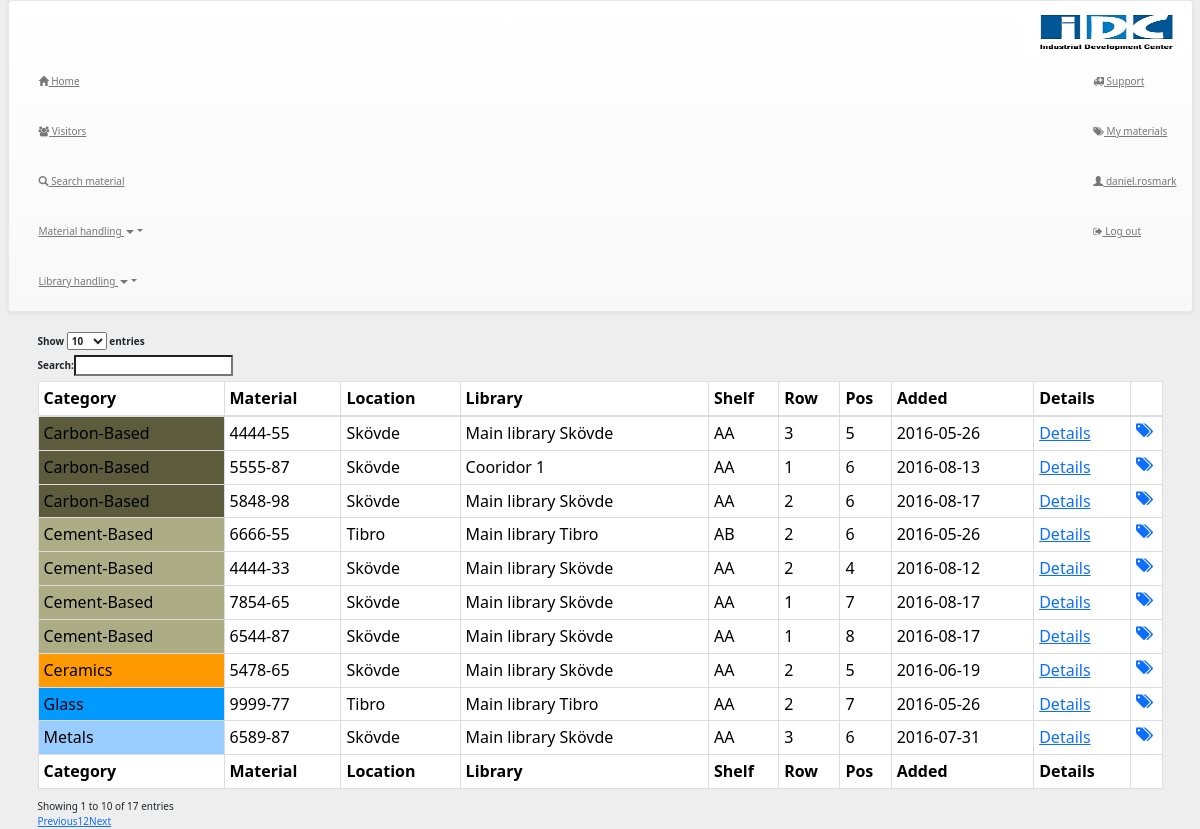
The app's page /search.php (signed in) with its own data.
### tables this page shows
CREATE TABLE `library` (
  `dt` datetime DEFAULT CURRENT_TIMESTAMP,
  `matstatus` varchar(50) DEFAULT 'OK',
  `eventtype` varchar(8) DEFAULT 'Insert',
  `username` varchar(30) DEFAULT NULL,
  `position` int(11) DEFAULT NULL,
  `rownumber` int(11) DEFAULT NULL,
  `shelfname` varchar(20) DEFAULT NULL,
  `placename` varchar(30) DEFAULT NULL,
  `placeposition` varchar(30) DEFAULT NULL,
  `id` varchar(10) NOT NULL DEFAULT '',
  `category` varchar(20) DEFAULT NULL,
  PRIMARY KEY (`id`),
  KEY `position` (`position`,`rownumber`,`shelfname`,`placename`,`placeposition`)
);

### search.php (the view, shortened to what this page needs)
<?php
		include 'navbar.php';
		include 'dbconnect.php';
?>
<!DOCTYPE html>
<html>
<head>
		<link rel="stylesheet" href="//maxcdn.bootstrapcdn.com/bootstrap/3.3.6/css/bootstrap.min.css" type="text/css" media='all' />
		<link rel="stylesheet" href="search.css" type="text/css" media='all' />
		<link rel="stylesheet" href="https://cdn.datatables.net/1.10.11/css/dataTables.bootstrap.min.css" type="text/css" media='all' />
		<link rel="stylesheet" type="text/css" href="//cdn.jsdelivr.net/bootstrap/latest/css/bootstrap.css" />
		<link rel="stylesheet" href="assets/font-awesomes/css/font-awesome.min.css">
</head>
<body>
<?php
    echo "<div class='container'>";
	echo "<div class='row'>";
	echo "<div id='no-more-tables'>";
		echo "<table id='example' class='table table-bordered table-bordered table-condensed cf' data-click-to-select='true' cellspacing='0' width='100%'>";
        echo '<thead class="cf">';
			echo '<tr>';
            echo '<th>Category</th>';
            echo '<th>Material</th>';
            echo '<th>Location</th>';
            echo '<th>Library</th>';
            echo '<th>Shelf</th>';
			echo '<th>Row</th>';
			echo '<th>Pos</th>';
			echo '<th>Added</th>';
			echo '<th>Details</th>';
			echo '<th data-field="operate" data-formatter="operateFormatter" data-events="operateEvents"></th>';
			echo '</tr>';
		echo '</thead>';
        echo '<tfoot class="cf">';
        echo '<tr>';
            echo '<th>Category</th>';
            echo '<th>Material</th>';
            echo '<th>Location</th>';
            echo '<th>Library</th>';
            echo '<th>Shelf</th>';
			echo '<th>Row</th>';
			echo '<th>Pos</th>';
			echo '<th>Added</th>';
			echo '<th>Details</th>';
			echo '<th data-field="operate" data-formatter="operateFormatter" data-events="operateEvents"></th>';
        echo '</tr>';
        echo '</tfoot>';
        echo '<tbody>';   $counter=0;
			foreach($pdo->query("SELECT * FROM library") as $row){
				$dt = new DateTime($row['dt']);
				echo "<tr>";
					if(preg_match('/Cement-Based/',$row['category'])){
						echo "<td data-title='Category' style=background-color:#adad85;>".$row['category']."</td>";
				}
					if(preg_match('/Metals/',$row['category'])){
						echo "<td data-title='Category' style=background-color:#99ccff;>".$row['category']."</td>";
				}
					if(preg_match('/Glass/',$row['category'])){
						echo "<td data-title='Category' style=background-color:#0099ff;>".$row['category']."</td>";
				}
					if(preg_match('/Carbon-Based/',$row['category'])){
						echo "<td data-title='Category' style=background-color:#5c5c3d;>".$row['category']."</td>";
				}
					if(preg_match('/Ceramics/',$row['category'])){
						echo "<td data-title='Category' style=background-color:#ff9900;>".$row['category']."</td>";
				}
				echo "<td data-title='Material'>".$row['id']."</td>";
                echo "<td data-title='Location'>".$row['placename']."</td>";
                echo "<td data-title='Library'>".$row['placeposition']."</td>";
                echo "<td data-title='Shelf'>".$row['shelfname']."</td>";
				echo "<td data-title='Row'>".$row['rownumber']."</td>";
				echo "<td data-title='Position'>".$row['position']."</td>";
				echo "<td data-title='Added'>".$dt->format('Y-m-d')."</td>";
				echo "<td data-title='Details'><a href='#'  id='detail".$counter."' class='showdiv'>Details</a></td>";
				echo "<td data-title=''><a class='save' href='javascript:void(0)' title='Save to my materials'><i class='fa fa-tags' aria-hidden='true'></i></a></td>";
			echo "</tr>";
			}
			echo '</tbody>';
?>
</body>
</html>

### navbar.php (shortened to what this page needs)
<html>
<head>
<link rel="stylesheet" type="text/css" href="style.css">
<link rel="stylesheet" href="https://maxcdn.bootstrapcdn.com/bootstrap/3.3.7/css/bootstrap.min.css">
<link rel="stylesheet" href="https://maxcdn.bootstrapcdn.com/bootstrap/3.3.6/css/bootstrap-theme.min.css">
<link rel="stylesheet" href="assets/font-awesomes/css/font-awesome.min.css">
  </head>
<body>
<?php
 if($_SESSION['role'] == 'Guest') {
	echo '
	<nav class="navbar navbar-default">
  <div class="container-fluid" >
    <div class="navbar-header">
      <button type="button" class="navbar-toggle collapsed" data-toggle="collapse" data-target="#bs-example-navbar-collapse-1" aria-expanded="false">
        <span class="sr-only">Toggle navigation</span>
		<span class="icon-bar"></span>
        <span class="icon-bar"></span>
        <span class="icon-bar"></span>
		<span class="icon-bar"></span>
      </button>
	  <a href="index.php" class="pull-left"><img src="assets/img/logo-idcwestsweden.jpg" height="50px;" width="170px;"></a>
    </div>
    <div class="collapse navbar-collapse" id="bs-example-navbar-collapse-1">
      <ul class="nav navbar-nav">
        <li><a href="index.php"><span class="glyphicon glyphicon-home" aria-hidden="true"></span> Home</a></li>
		<li><a href="search.php"><span class="glyphicon glyphicon-search" aria-hidden="true"></span> Search material</a></li>
      </ul>
	  		   <ul class="nav navbar-nav navbar-right">
		   <li><a><span class="glyphicon glyphicon-user" aria-hidden="true"></span> '; echo $_SESSION['username']; echo '</a><li>
        <li><a href="logout.php">Log out</a></li>
    </div>
</div>
</nav>
';}
else if($_SESSION['role'] == 'User') {
		   echo ' </a><li>
        <li><a href="logout.php">Log out</a></li>
    </div>
</div>
</nav>
';}
else {echo '
<div class="container-fluid">
	<nav class="navbar navbar-default">
    <div class="navbar-header">
	  <a href="index.php" class="pull-left"><img src="assets/img/logo-idcwestsweden.jpg" height="50px;" width="170px;"></a>
    </div>
    <div class="collapse navbar-collapse" id="bs-example-navbar-collapse-1">
      <ul class="nav navbar-nav">
        <li><a href="index.php"><span class="glyphicon glyphicon-home" aria-hidden="true"></span> Home</a></li>
		<li><a href="visitors.php"><i class="fa fa-users" aria-hidden="true"></i> Visitors</a></li>
				<li><a href="search.php"><span class="glyphicon glyphicon-search" aria-hidden="true"></span> Search material</a></li>
        <li class="dropdown">
          <a href="#" class="dropdown-toggle" data-toggle="dropdown" role="button" aria-haspopup="true" aria-expanded="false">Material handling <span class="caret"></span></a>
        </li>
		<li class="dropdown">
          <a href="#" class="dropdown-toggle" data-toggle="dropdown" role="button" aria-haspopup="true" aria-expanded="false">Library handling <span class="caret"></span></a>
        </li>
      </ul>
		   <ul class="nav navbar-nav navbar-right">
		   <li><a href="support.php"><i class="fa fa-ambulance" aria-hidden="true"></i> Support</a></li>
		   <li><a href="list.php" onclick="return false" style="cursor:not-allowed;"><i class="fa fa-tags" aria-hidden="true"></i> My materials</a></li>
		   <li><a href="user.php"><span class="glyphicon glyphicon-user" aria-hidden="true"></span> ';
		   echo $_SESSION['username'];
		   echo ' </a><li>';
			echo '<li><a href="logout.php"><i class="fa fa-sign-out" aria-hidden="true"></i> Log out</a></li>
	</ul>
    </div>
</div>
</nav>
';}
?>
</body>
</html>

### style.css (style rules this page uses)
body { background: #eee !important; }

### records on screen
library: category "Carbon-Based", id "4444-55", placename "Skövde", placeposition "Main library Skövde", shelfname "AA", rownumber "3", position "5", dt "2016-05-26"
library: category "Cement-Based", id "6666-55", placename "Tibro", placeposition "Main library Tibro", shelfname "AB", rownumber "2", position "6", dt "2016-05-26"
library: category "Glass", id "9999-77", placename "Tibro", placeposition "Main library Tibro", shelfname "AA", rownumber "2", position "7", dt "2016-05-26"
library: category "Ceramics", id "5478-65", placename "Skövde", placeposition "Main library Skövde", shelfname "AA", rownumber "2", position "5", dt "2016-06-19"
library: category "Metals", id "6589-87", placename "Skövde", placeposition "Main library Skövde", shelfname "AA", rownumber "3", position "6", dt "2016-07-31"
library: category "Cement-Based", id "4444-33", placename "Skövde", placeposition "Main library Skövde", shelfname "AA", rownumber "2", position "4", dt "2016-08-12"
library: category "Carbon-Based", id "5555-87", placename "Skövde", placeposition "Cooridor 1", shelfname "AA", rownumber "1", position "6", dt "2016-08-13"
library: category "Cement-Based", id "7854-65", placename "Skövde", placeposition "Main library Skövde", shelfname "AA", rownumber "1", position "7", dt "2016-08-17"
library: category "Cement-Based", id "6544-87", placename "Skövde", placeposition "Main library Skövde", shelfname "AA", rownumber "1", position "8", dt "2016-08-17"
library: category "Carbon-Based", id "5848-98", placename "Skövde", placeposition "Main library Skövde", shelfname "AA", rownumber "2", position "6", dt "2016-08-17"

### other values on screen
$_SESSION['username'] "daniel.rosmark"
